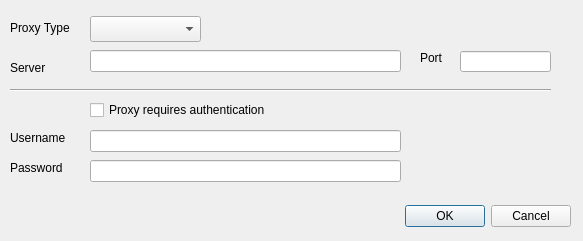
<?xml version="1.0" encoding="UTF-8"?>
<ui version="4.0">
 <class>ProxyDialog</class>
 <widget class="QDialog" name="ProxyDialog">
  <property name="geometry">
   <rect>
    <x>0</x>
    <y>0</y>
    <width>583</width>
    <height>241</height>
   </rect>
  </property>
  <property name="windowTitle">
   <string>Proxy Configuration</string>
  </property>
  <widget class="QDialogButtonBox" name="buttonBox">
   <property name="geometry">
    <rect>
     <x>10</x>
     <y>200</y>
     <width>561</width>
     <height>32</height>
    </rect>
   </property>
   <property name="orientation">
    <enum>Qt::Horizontal</enum>
   </property>
   <property name="standardButtons">
    <set>QDialogButtonBox::Cancel|QDialogButtonBox::Ok</set>
   </property>
  </widget>
  <widget class="QLabel" name="lblProxy">
   <property name="geometry">
    <rect>
     <x>10</x>
     <y>20</y>
     <width>81</width>
     <height>16</height>
    </rect>
   </property>
   <property name="text">
    <string>Proxy Type</string>
   </property>
  </widget>
  <widget class="QLabel" name="lblServer">
   <property name="geometry">
    <rect>
     <x>10</x>
     <y>60</y>
     <width>91</width>
     <height>16</height>
    </rect>
   </property>
   <property name="text">
    <string>Server</string>
   </property>
  </widget>
  <widget class="QCheckBox" name="checkBox">
   <property name="geometry">
    <rect>
     <x>90</x>
     <y>100</y>
     <width>301</width>
     <height>20</height>
    </rect>
   </property>
   <property name="text">
    <string>Proxy requires authentication</string>
   </property>
  </widget>
  <widget class="QLabel" name="lblUser">
   <property name="geometry">
    <rect>
     <x>10</x>
     <y>130</y>
     <width>62</width>
     <height>16</height>
    </rect>
   </property>
   <property name="text">
    <string>Username</string>
   </property>
  </widget>
  <widget class="QLabel" name="lblPwd">
   <property name="geometry">
    <rect>
     <x>10</x>
     <y>160</y>
     <width>62</width>
     <height>16</height>
    </rect>
   </property>
   <property name="text">
    <string>Password</string>
   </property>
  </widget>
  <widget class="QLabel" name="lblPort">
   <property name="geometry">
    <rect>
     <x>420</x>
     <y>50</y>
     <width>62</width>
     <height>16</height>
    </rect>
   </property>
   <property name="text">
    <string>Port</string>
   </property>
  </widget>
  <widget class="QComboBox" name="comboBox">
   <property name="geometry">
    <rect>
     <x>90</x>
     <y>16</y>
     <width>111</width>
     <height>26</height>
    </rect>
   </property>
   <property name="maxVisibleItems">
    <number>3</number>
   </property>
  </widget>
  <widget class="QLineEdit" name="lineEdit">
   <property name="geometry">
    <rect>
     <x>90</x>
     <y>50</y>
     <width>311</width>
     <height>22</height>
    </rect>
   </property>
  </widget>
  <widget class="QLineEdit" name="lineEdit_2">
   <property name="geometry">
    <rect>
     <x>460</x>
     <y>51</y>
     <width>91</width>
     <height>21</height>
    </rect>
   </property>
  </widget>
  <widget class="Line" name="line">
   <property name="geometry">
    <rect>
     <x>10</x>
     <y>82</y>
     <width>541</width>
     <height>16</height>
    </rect>
   </property>
   <property name="orientation">
    <enum>Qt::Horizontal</enum>
   </property>
  </widget>
  <widget class="QLineEdit" name="lineEdit_3">
   <property name="geometry">
    <rect>
     <x>90</x>
     <y>130</y>
     <width>311</width>
     <height>22</height>
    </rect>
   </property>
  </widget>
  <widget class="QLineEdit" name="lineEdit_4">
   <property name="geometry">
    <rect>
     <x>90</x>
     <y>160</y>
     <width>311</width>
     <height>22</height>
    </rect>
   </property>
  </widget>
 </widget>
 <resources/>
 <connections>
  <connection>
   <sender>buttonBox</sender>
   <signal>accepted()</signal>
   <receiver>ProxyDialog</receiver>
   <slot>accept()</slot>
   <hints>
    <hint type="sourcelabel">
     <x>248</x>
     <y>254</y>
    </hint>
    <hint type="destinationlabel">
     <x>157</x>
     <y>274</y>
    </hint>
   </hints>
  </connection>
  <connection>
   <sender>buttonBox</sender>
   <signal>rejected()</signal>
   <receiver>ProxyDialog</receiver>
   <slot>reject()</slot>
   <hints>
    <hint type="sourcelabel">
     <x>316</x>
     <y>260</y>
    </hint>
    <hint type="destinationlabel">
     <x>286</x>
     <y>274</y>
    </hint>
   </hints>
  </connection>
 </connections>
</ui>
